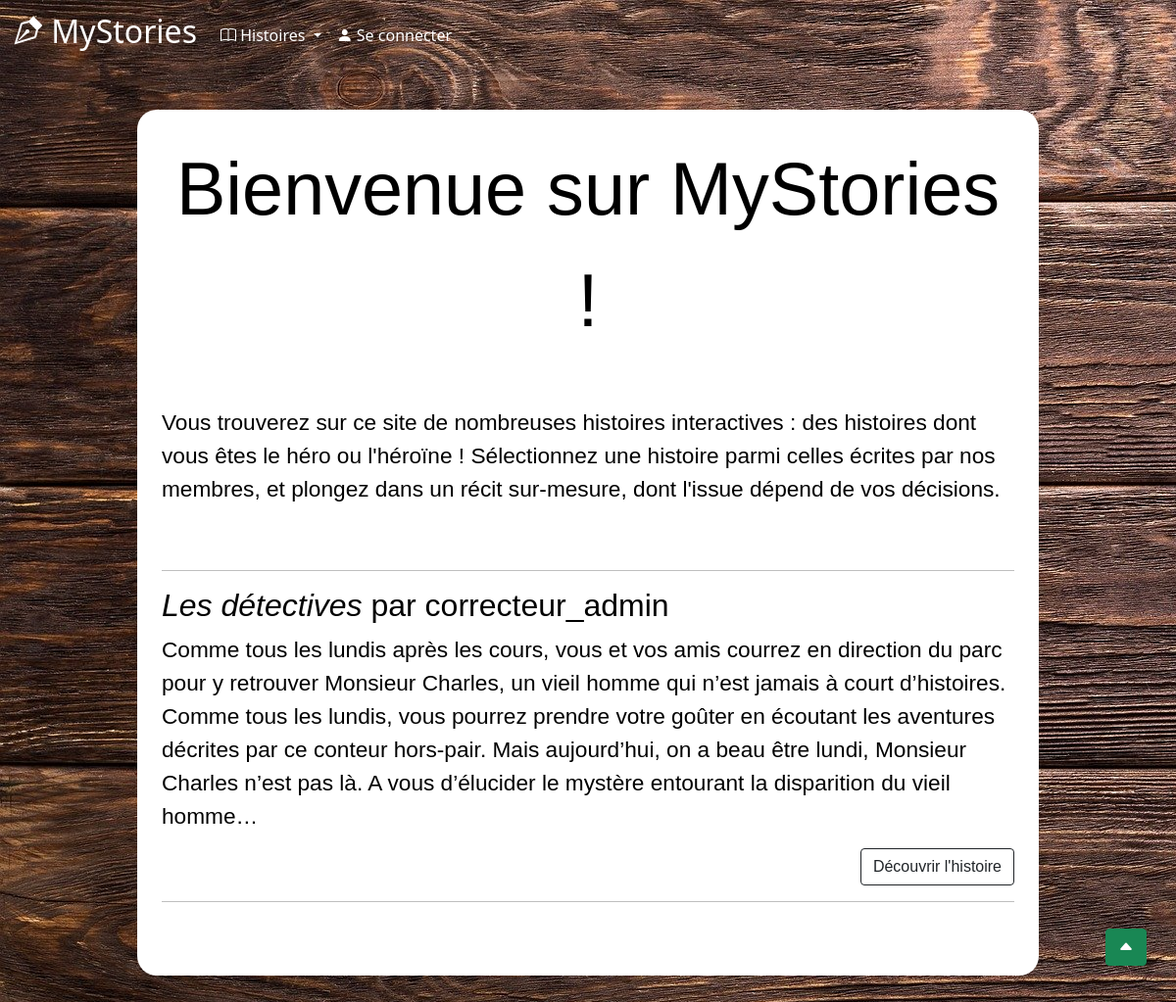
The page / on the database its author committed.
### tables this page shows
CREATE TABLE `stories` (
  `id_story` int(11) NOT NULL,
  `title` varchar(50) DEFAULT NULL,
  `author` varchar(30) DEFAULT NULL,
  `nbChapters` int(11) DEFAULT NULL,
  `finished` tinyint(1) DEFAULT NULL,
  `date` date DEFAULT NULL,
  `hide` tinyint(1) NOT NULL,
  `summary` mediumtext NOT NULL,
  `nbrPoints` int(11) DEFAULT NULL
);

### Index.php (the view)
<?php include("includes/header.php") ?>
<?php include("includes/connect.php") ?>
<main>
  <div id="backgroundConnexion">
    <p class="titre"> Bienvenue sur MyStories ! </p>
    <br />
    <p>Vous trouverez sur ce site de nombreuses histoires interactives : des histoires dont vous êtes le héro ou l'héroïne ! Sélectionnez une histoire parmi celles écrites par nos membres, et plongez dans un récit sur-mesure, dont l'issue dépend de vos décisions.</p>
    <br />
    <hr />
    <div>
      <?php
      $requete = "SELECT * FROM stories WHERE hide='0'";
      $resultat = $bdd->query($requete);
      while ($histoire = $resultat->fetch()) {
        $valeur = $histoire["id_story"];
      ?>
        <div>
          <h2><em><?= $histoire['title'] ?></em> par <?= $histoire['author'] ?></h2>
          <p><?= $histoire['summary'] ?></p>
        </div>
        <div id="btn-lecture">
          <?php
          if (isset($_SESSION['login'])) {
            $link = "StorySummary.php?id=$valeur.php";
          } else {
            $link = "NonConnecte.php";
          }?>
          <a class="btn btn-outline-dark" href="<?= $link ?>" role="button">Découvrir l'histoire</a>
        </div>
        <hr />
      <?php
      }
      ?>
    </div>
    <br />
    <a class="btn btn-success" id="btnHautPage" href="#top" role="button" title="Haut de page"> <i class="bi bi-caret-up-fill"></i> </a>
  </div>
</main>
</body>
</html>

### style.css (style rules this page uses)
.accueil { background-image: url("images/fondBois.jpg"); }
body { background-color: black; color: white; }
.titre { font-size: 2cm; font-family: 'Trebuchet MS', 'Lucida Sans Unicode', 'Lucida Grande', 'Lucida Sans', Arial, sans-serif; text-align: center; }
main { margin: 20px 10%; color: black; padding: 20px; position: relative; background-size: cover; background-attachment: fixed; width: 80vw; font-size: 0.6cm; font-family: 'Trebuchet MS', 'Lucida Sans Unicode', 'Lucida Grande', 'Lucida Sans', Arial, sans-serif; }
#btn-lecture { display: flex; justify-content: flex-end; }
#backgroundConnexion { position: relative; top: 0; left: 0; min-height: 60vh; background: white; border-radius: 20px; padding: 25px; z-index: 1; }
#btnHautPage { position: fixed; bottom: 50px; right: 30px; }

### rows shown on the page
stories: title "Les détectives", author "correcteur_admin", summary "Comme tous les lundis après les cours, vous et vos amis courrez en direction du parc pour y retrouver Monsieur Charles, un vieil homme qui n’est jamais à court d’histoires. Comme tous les lundis, vous pourrez prendre votre goûter en écoutant les aventures décrites par ce conteur hors-pair. Mais aujourd’hui, on a beau être lundi, Monsieur Charles n’est pas là. A vous d’élucider le mystère entourant la disparition du vieil homme…"
